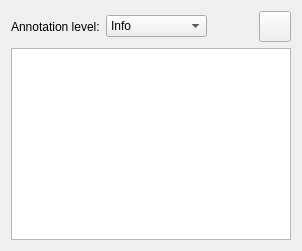
                  <widget class="QWidget" name="tb_annotations">
                   <attribute name="title">
                    <string>Annotations</string>
                   </attribute>
                   <layout class="QGridLayout" name="gridLayout_4" columnstretch="0,0,0,0">
                    <item row="1" column="0">
                     <widget class="QLabel" name="label_3">
                      <property name="text">
                       <string>Annotation level:</string>
                      </property>
                     </widget>
                    </item>
                    <item row="5" column="0" colspan="4">
                     <widget class="QTextEdit" name="te_annotations"/>
                    </item>
                    <item row="1" column="1">
                     <widget class="QComboBox" name="cb_annotation_level">
                      <property name="sizeAdjustPolicy">
                       <enum>QComboBox::AdjustToContents</enum>
                      </property>
                      <item>
                       <property name="text">
                        <string>Info</string>
                       </property>
                       <property name="icon">
                        <iconset>
                         <normalon>:/annotation_level/resources/Info.png</normalon>
                        </iconset>
                       </property>
                      </item>
                      <item>
                       <property name="text">
                        <string>OK</string>
                       </property>
                       <property name="icon">
                        <iconset>
                         <normalon>:/annotation_level/resources/OK.png</normalon>
                        </iconset>
                       </property>
                      </item>
                      <item>
                       <property name="text">
                        <string>Warning</string>
                       </property>
                       <property name="icon">
                        <iconset>
                         <normalon>:/annotation_level/resources/Warning.png</normalon>
                        </iconset>
                       </property>
                      </item>
                      <item>
                       <property name="text">
                        <string>Error</string>
                       </property>
                       <property name="icon">
                        <iconset>
                         <normalon>:/annotation_level/resources/Error.png</normalon>
                        </iconset>
                       </property>
                      </item>
                      <item>
                       <property name="text">
                        <string>Critical</string>
                       </property>
                       <property name="icon">
                        <iconset>
                         <normalon>:/annotation_level/resources/Danger.png</normalon>
                        </iconset>
                       </property>
                      </item>
                      <item>
                       <property name="text">
                        <string>Source issue</string>
                       </property>
                       <property name="icon">
                        <iconset>
                         <normalon>:/annotation_level/resources/Problem.png</normalon>
                        </iconset>
                       </property>
                      </item>
                      <item>
                       <property name="text">
                        <string>Unknown</string>
                       </property>
                       <property name="icon">
                        <iconset>
                         <normalon>:/annotation_level/resources/Help.png</normalon>
                        </iconset>
                       </property>
                      </item>
                     </widget>
                    </item>
                    <item row="1" column="3">
                     <widget class="QToolButton" name="bt_delete_annotation">
                      <property name="text">
                       <string/>
                      </property>
                      <property name="icon">
                       <iconset>
                        <normalon>:/annotation_level/resources/Delete.png</normalon>
                       </iconset>
                      </property>
                      <property name="iconSize">
                       <size>
                        <width>24</width>
                        <height>24</height>
                       </size>
                      </property>
                     </widget>
                    </item>
                    <item row="1" column="2">
                     <spacer name="horizontalSpacer">
                      <property name="orientation">
                       <enum>Qt::Horizontal</enum>
                      </property>
                      <property name="sizeHint" stdset="0">
                       <size>
                        <width>40</width>
                        <height>20</height>
                       </size>
                      </property>
                     </spacer>
                    </item>
                   </layout>
                  </widget>
